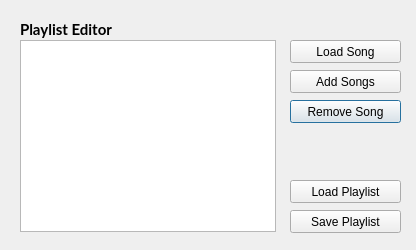
<?xml version="1.0" encoding="UTF-8"?>
<ui version="4.0">
 <class>Dialog</class>
 <widget class="QDialog" name="Dialog">
  <property name="geometry">
   <rect>
    <x>0</x>
    <y>0</y>
    <width>416</width>
    <height>250</height>
   </rect>
  </property>
  <property name="windowTitle">
   <string>Manage Devices</string>
  </property>
  <widget class="QPushButton" name="removeSongBtn">
   <property name="geometry">
    <rect>
     <x>290</x>
     <y>100</y>
     <width>111</width>
     <height>23</height>
    </rect>
   </property>
   <property name="text">
    <string>Remove Song</string>
   </property>
  </widget>
  <widget class="QListWidget" name="playlistList">
   <property name="geometry">
    <rect>
     <x>20</x>
     <y>40</y>
     <width>256</width>
     <height>192</height>
    </rect>
   </property>
  </widget>
  <widget class="QPushButton" name="savePlaylistBtn">
   <property name="geometry">
    <rect>
     <x>290</x>
     <y>210</y>
     <width>111</width>
     <height>23</height>
    </rect>
   </property>
   <property name="text">
    <string>Save Playlist</string>
   </property>
  </widget>
  <widget class="QPushButton" name="loadPlaylistBtn">
   <property name="geometry">
    <rect>
     <x>290</x>
     <y>180</y>
     <width>111</width>
     <height>23</height>
    </rect>
   </property>
   <property name="text">
    <string>Load Playlist</string>
   </property>
  </widget>
  <widget class="QPushButton" name="loadSongBtn">
   <property name="geometry">
    <rect>
     <x>290</x>
     <y>40</y>
     <width>111</width>
     <height>23</height>
    </rect>
   </property>
   <property name="text">
    <string>Load Song</string>
   </property>
  </widget>
  <widget class="QPushButton" name="addSongsBtn">
   <property name="geometry">
    <rect>
     <x>290</x>
     <y>70</y>
     <width>111</width>
     <height>23</height>
    </rect>
   </property>
   <property name="text">
    <string>Add Songs</string>
   </property>
  </widget>
  <widget class="QLabel" name="label_5">
   <property name="geometry">
    <rect>
     <x>20</x>
     <y>20</y>
     <width>141</width>
     <height>19</height>
    </rect>
   </property>
   <property name="font">
    <font>
     <family>Lato</family>
     <pointsize>11</pointsize>
     <weight>75</weight>
     <bold>true</bold>
    </font>
   </property>
   <property name="text">
    <string>Playlist Editor</string>
   </property>
   <property name="alignment">
    <set>Qt::AlignLeading|Qt::AlignLeft|Qt::AlignVCenter</set>
   </property>
  </widget>
 </widget>
 <resources/>
 <connections/>
</ui>
